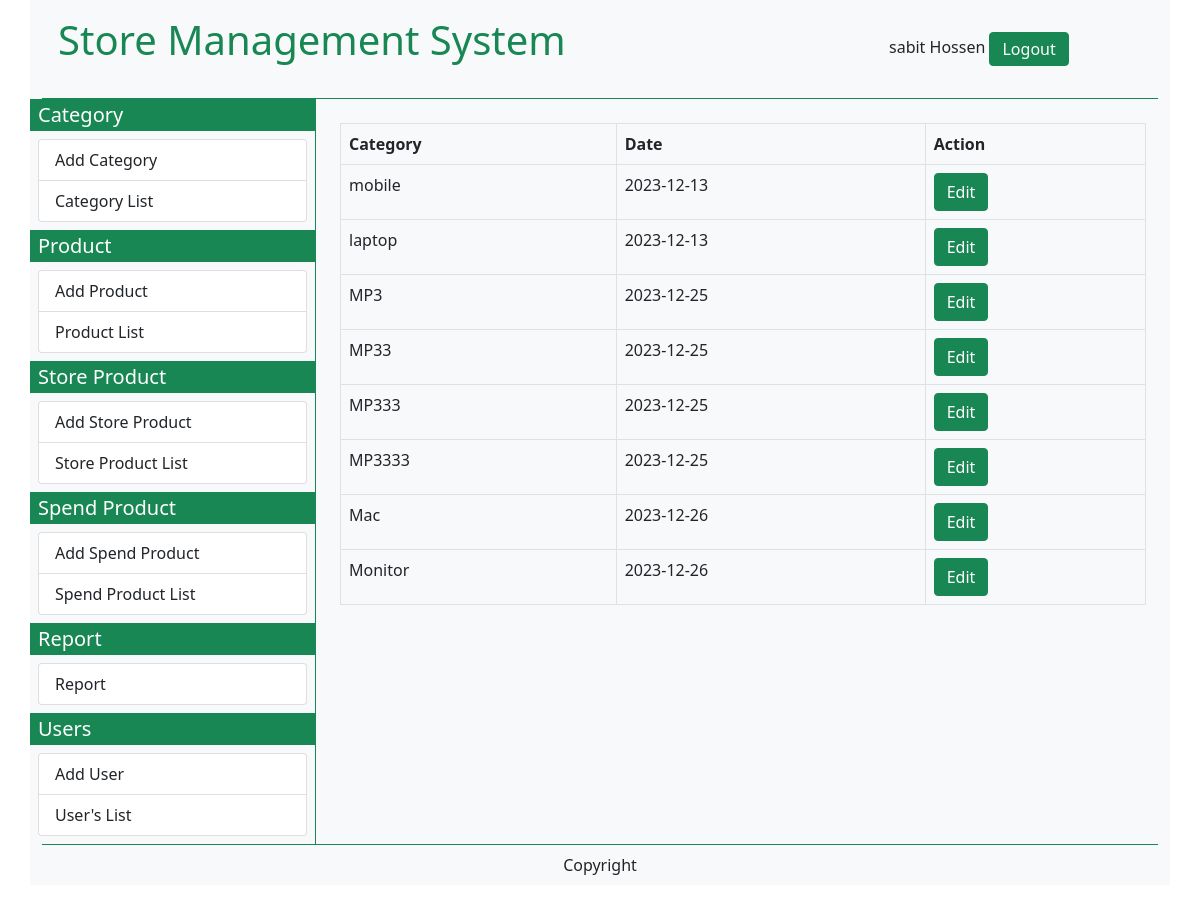
/list_of_category.php (signed in), run on the app's committed database.
### tables this page shows
CREATE TABLE `category` (
  `category_id` int(11) NOT NULL,
  `category_name` varchar(20) NOT NULL,
  `category_entrydate` varchar(10) NOT NULL
);

### list_of_category.php (the view, shortened to what this page needs)
<?php
$user_first_name = $_SESSION['user_first_name'];
$user_last_name = $_SESSION['user_last_name'];
if (!empty($user_first_name) && !empty($user_last_name)) {
    ?>
    <?php
    require('connection.php');
    ?>
    <!DOCTYPE html>
    <html lang="en">
    <head>
        <link href="https://cdn.jsdelivr.net/npm/bootstrap@5.0.2/dist/css/bootstrap.min.css" rel="stylesheet"
>
        <link rel="stylesheet" href="https://use.fontawesome.com/releases/v5.15.4/css/all.css"
 />
    </head>
    <body>
        <div class="container bg-light">
            <div class="container-foulid border-bottom border-success">
                <?php include('topbar.php'); ?>
            </div>
            <div class="container-foulid">
                <div class="row">
                    <div class="col-sm-3 bg-light p-0 m-0">
                        <?php include('leftbar.php'); ?>
                    </div>
                    <div class="col-sm-9 border-start border-success">
                        <div class="row p-4">
                            <?php
                            $sql = "select * from category";
                            $query = $conn->query($sql);
                            ?>
                            <table class="table table-bordered">
                                <thead class="thead-dark">
                                    <tr>
                                        <th scope="col">Category</th>
                                        <th scope="col">Date</th>
                                        <th scope="col">Action</th>
                                    </tr>
                                </thead>
                                <tbody>
                                    <?php while ($data = mysqli_fetch_assoc($query)): ?>
                                        <?php
                                        $category_id = $data['category_id'];
                                        $category_name = $data['category_name'];
                                        $category_entrydate = $data['category_entrydate'];
                                        ?>
                                        <tr>
                                            <td>
                                                <?php echo $category_name; ?>
                                            </td>
                                            <td>
                                                <?php echo $category_entrydate; ?>
                                            </td>
                                            <td><a href='edit_category.php?id=<?php echo $category_id; ?>'
                                                    class="btn btn-success">Edit</a></td>
                                        </tr>
                                    <?php endwhile; ?>
                                </tbody>
                            </table>
                        </div>
                    </div>
                </div>
            </div>
            <div class="container-foulid border-top border-success">
                <?php include('bottombar.php'); ?>
            </div>
        </div>
    </body>
    </html>
    <?php
} else {
    header('location:login.php');
}
?>

### topbar.php
<div class="row p-3">
                    <div class="col-sm-9">
                        <h1><a href="index.php" class="text-success text-decoration-none">Store Management System</a></h1>
                    </div>
                    <div class="col-sm-3">
					    <p class="pt-3"><?php echo $user_first_name.' '.$user_last_name ?>
						    <a href="logout.php" class="text-white text-decoration-none btn btn-success py-1 m-0">
							    Logout
						    </a>
						</p>
      				</div>
				</div>

### leftbar.php
<h5 class="bg-success text-white px-2 py-1">Category</h5>
                        <ul class="list-group m-2">
                            <li class="list-group-item">
					            <a href="add_category.php" class="text-dark text-decoration-none">Add Category</a>
                            </li>
					        <li class="list-group-item">
					            <a href="list_of_category.php" class="text-dark text-decoration-none">Category List</a>
                            </li>
				        </ul>
				        <h5 class="bg-success text-white px-2 py-1">Product</h5>
                        <ul class="list-group m-2">
                            <li class="list-group-item">
					            <a href="add_product.php" class="text-dark text-decoration-none">Add Product</a>
                            </li>
					        <li class="list-group-item">
					            <a href="list_of_product.php" class="text-dark text-decoration-none">Product List</a>
                            </li>
				        </ul>
				        <h5 class="bg-success text-white px-2 py-1">Store Product</h5>
                        <ul class="list-group m-2">
                            <li class="list-group-item">
					            <a href="add_store_product.php" class="text-dark text-decoration-none">Add Store Product</a>
                            </li>
					        <li class="list-group-item">
					            <a href="list_of_entry_product.php" class="text-dark text-decoration-none">Store Product List</a>
                            </li>
				        </ul>
				        <h5 class="bg-success text-white px-2 py-1">Spend Product</h5>
                        <ul class="list-group m-2">
                            <li class="list-group-item">
					            <a href="add_spend_product.php" class="text-dark text-decoration-none">Add Spend Product</a>
                            </li>
					        <li class="list-group-item">
					            <a href="list_of_spend_product.php" class="text-dark text-decoration-none">Spend Product List</a>
                            </li>
				        </ul>
						<h5 class="bg-success text-white px-2 py-1">Report</h5>
                        <ul class="list-group m-2">
                            <li class="list-group-item">
					            <a href="report.php" class="text-dark text-decoration-none">Report</a>
                            </li>
				        </ul>
						<h5 class="bg-success text-white px-2 py-1">Users</h5>
                        <ul class="list-group m-2">
                            <li class="list-group-item">
					            <a href="add_users.php" class="text-dark text-decoration-none">Add User</a>
                            </li>
							<li class="list-group-item">
					            <a href="list_of_users.php" class="text-dark text-decoration-none">User's List</a>
                            </li>
				        </ul>

### bottombar.php
<p class="text-center p-2">Copyright</p>

### data on the page
category: category_name "mobile", category_entrydate "2023-12-13"
category: category_name "laptop", category_entrydate "2023-12-13"
category: category_name "MP3", category_entrydate "2023-12-25"
category: category_name "MP33", category_entrydate "2023-12-25"
category: category_name "MP333", category_entrydate "2023-12-25"
category: category_name "MP3333", category_entrydate "2023-12-25"
category: category_name "Mac", category_entrydate "2023-12-26"
category: category_name "Monitor", category_entrydate "2023-12-26"

### other printed values
$user_first_name "sabit"
$user_last_name "Hossen"
